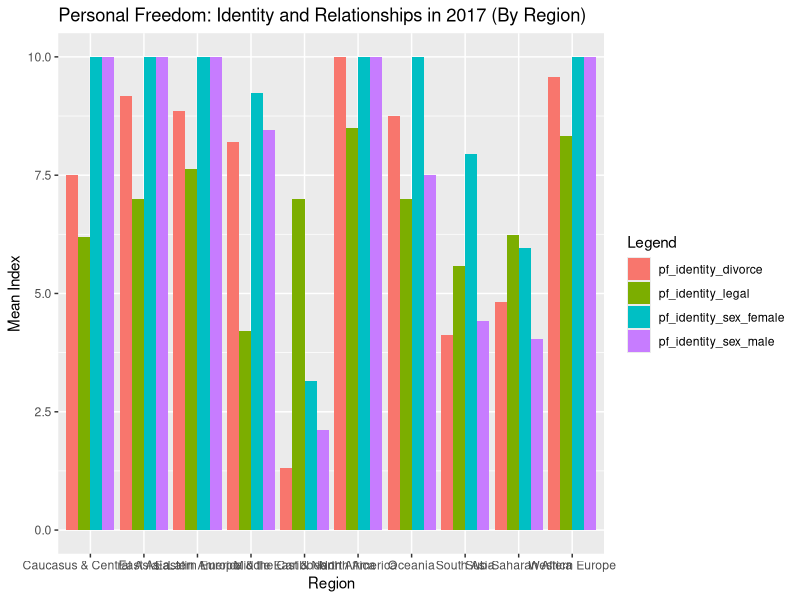

Generate this figure with R:
library(tidyverse)

hfi <- read.csv("hfi_cc_2019 copy.csv", header = TRUE, stringsAsFactors = FALSE)

# pf = personal freedom
pf_identity_data <- hfi %>%
  select(year,
         countries,
         region,
         pf_identity,
         pf_identity_legal,
         pf_identity_sex,
         pf_identity_sex_female,
         pf_identity_sex_male,
         pf_identity_divorce)

pf_identity_summary_by_region <- pf_identity_data %>%
  filter(year == max(year)) %>%
  group_by(region) %>%
  summarize(pf_identity_legal_by_region =
              mean(as.numeric(pf_identity_legal), na.rm = T),
            pf_identity_sex_female_by_region =
              mean(as.numeric(pf_identity_sex_female), na.rm = T),
            pf_identity_sex_male_by_region =
              mean(as.numeric(pf_identity_sex_male), na.rm = T),
            pf_identity_identity_divorce_by_region =
              mean(as.numeric(pf_identity_divorce), na.rm = T),
            .groups = "drop")

region <- pf_identity_summary_by_region$region
pf_identity_legal <- pf_identity_summary_by_region$pf_identity_legal_by_region
pf_identity_sex_female <-
  pf_identity_summary_by_region$pf_identity_sex_female_by_region
pf_identity_sex_male <-
  pf_identity_summary_by_region$pf_identity_sex_male_by_region
pf_identity_divorce <-
  pf_identity_summary_by_region$pf_identity_identity_divorce_by_region
df <- data.frame(region,
                 pf_identity_legal,
                 pf_identity_sex_female,
                 pf_identity_sex_male,
                 pf_identity_divorce)
df_long <- gather(df, legend, mean_index, -region)

chart1 <-
  ggplot(data = df_long, aes(x = region, y = mean_index, fill = legend)) +
  geom_col(position = position_dodge()) +
  labs(title =
         "Personal Freedom: Identity and Relationships in 2017 (By Region)") +
  labs(x = "Region") +
  labs(y = "Mean Index") +
  labs(fill = "Legend")

ggsave(filename = "pf_identity_grouped_bar_chart.png",
       device = "png",
       width = 20)
